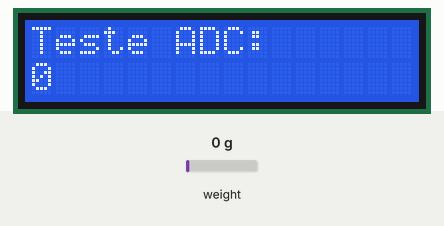
Recording of a sketch running on a simulated Arduino Uno, built with avr-gcc and run on an emulated ATmega328P. Parts: 16×2 character LCD. The inputs (shaded band) are chosen by the test bench; at power-on: weight on the scale 0 g.

Above: at 1.2 s.
At 16.4 s:
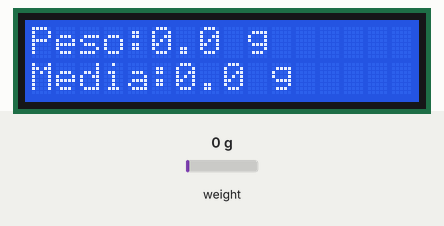
16.5 s: weight on the scale set to 100 g
At 18.9 s:
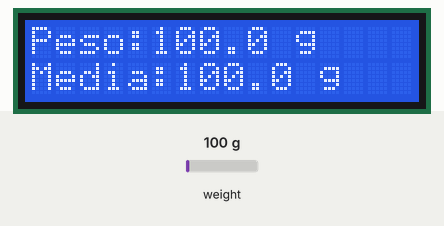
19.5 s: weight on the scale set to 1250 g
At 21.6 s:
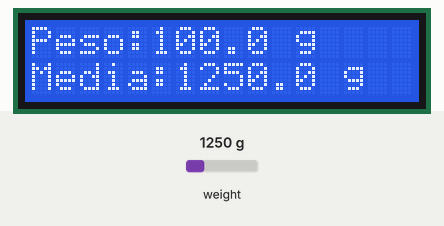
22.6 s: weight on the scale set to 2500 g
At 25.8 s:
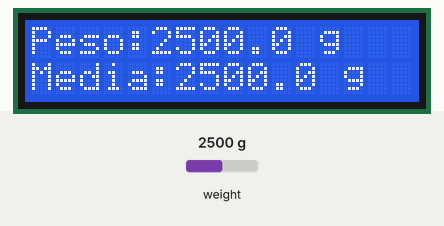
Timing chart, 0 to 27.3 s (numbered marks = the images above; inputs shaded):
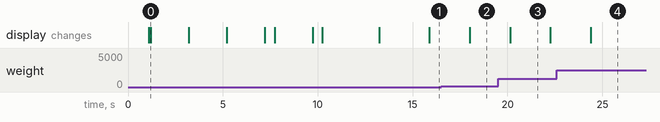

The sketch:

valor_lcd.ino
```cpp
#include "HX711.h"
#include <Wire.h>
#include <LiquidCrystal_I2C.h>

// LCD 16x2 no endereço I2C 0x27 (o mais comum)
// Se não aparecer nada no LCD, tente trocar 0x27 por 0x3F
LiquidCrystal_I2C lcd(0x27, 16, 2);

//Pinos do módulo HX711
#define pinCELULA_DOUT 2
#define pinCELULA_SCK 4

HX711 balanca;

void setup() {
  lcd.init();
  lcd.backlight();

  lcd.setCursor(0, 0);
  lcd.print("Iniciando...");
  delay(1000);

  balanca.begin(pinCELULA_DOUT, pinCELULA_SCK);

  // Testes iniciais — exibidos no LCD (resumido, pois LCD é pequeno)
  lcd.clear();
  lcd.setCursor(0, 0);
  lcd.print("Teste ADC:");
  lcd.setCursor(0, 1);
  lcd.print(balanca.read());
  delay(2000);

  lcd.clear();
  lcd.setCursor(0, 0);
  lcd.print("Media 20:");
  lcd.setCursor(0, 1);
  lcd.print(balanca.read_average(20));
  delay(2000);

  lcd.clear();
  lcd.setCursor(0, 0);
  lcd.print("Valor 5:");
  lcd.setCursor(0, 1);
  lcd.print(balanca.get_value(5));
  delay(2000);

  lcd.clear();
  lcd.setCursor(0, 0);
  lcd.print("Unidades:");
  lcd.setCursor(0, 1);
  lcd.print(balanca.get_units(5), 1);
  delay(2000);

  // ---- CALIBRAÇÃO ----
  balanca.set_scale(515.4750476190476190);
  balanca.tare();

  lcd.clear();
  lcd.setCursor(0, 0);
  lcd.print("Calibrado!");
  delay(1500);
}

void loop() {
  float leitura = balanca.get_units(1);
  float media = balanca.get_units(10);

  lcd.clear();
  lcd.setCursor(0, 0);
  lcd.print("Peso:");
  lcd.print(leitura, 1);
  lcd.print(" g");

  lcd.setCursor(0, 1);
  lcd.print("Media:");
  lcd.print(media, 1);
  lcd.print(" g");

  delay(1000);
}
```

Measured:
- after the input at 16.5 s, the display: changes after 1.5 s (image 2)
- after the input at 19.5 s, the display: changes after 0.63 s (image 3)
- after the input at 22.6 s, the display: changes after 1.8 s (image 4)
- what the display in image 0 shows lasts 2.0 s, from 1.2 s to 3.2 s
- what the display in image 3 shows lasts 2.2 s, from 20.1 s to 22.3 s
